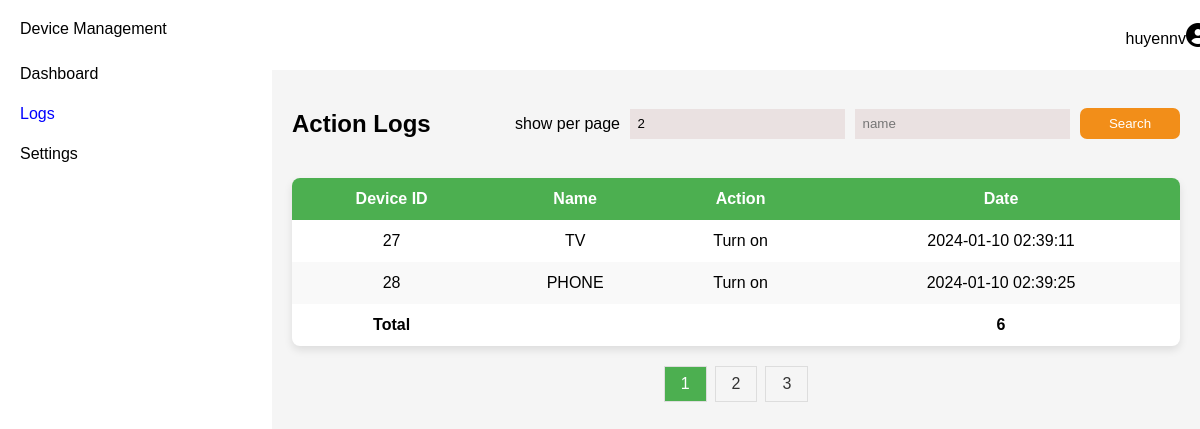
The page /views/dashboard.php?page=logs (signed in) on the database its author committed.
### tables this page shows
CREATE TABLE `logs` (
  `id` int(11) NOT NULL,
  `device_id` int(11) DEFAULT NULL,
  `name` varchar(255) NOT NULL,
  `action` varchar(255) DEFAULT 'Turn on',
  `date` timestamp NOT NULL DEFAULT current_timestamp()
);

### Controller/LogController.php (called while the page is built, shortened)
<?php
class LogController
{
    protected $logDb;
    public function __construct()
    {
        $db = new DBConnect();
        $this->logDb = new LogDB($db->connect());
    }
    public function getAllLogOfDevice($deviceIds, $keyword)
    {
        return $this->logDb->searchUserDeviceLogs($deviceIds, $keyword);
    }
}

### model/database/DBConnect.php (called while the page is built, shortened)
<?php
class DBConnect
{
    protected $host;
    protected $username;
    protected $password;
    protected $dbname;
    public function __construct()
    {
        $this->host = "localhost";
        $this->username = "root";
        $this->password = "";
        $this->dbname = "database";
    }
    public function connect()
    {
        try {
            $this->conn = new PDO("mysql:host=$this->host;dbname=$this->dbname", $this->username, $this->password);
            $this->conn->setAttribute(PDO::ATTR_ERRMODE, PDO::ERRMODE_EXCEPTION);
            return $this->conn;
        } catch (PDOException $e) {
            echo "Connection failed: " . $e->getMessage();
        }
    }
}

### model/log/LogDB.php (called while the page is built, shortened)
<?php
class LogDB
{
    protected $connect;
    public function __construct($connect)
    {
        $this->connect = $connect;
    }
    public function searchUserDeviceLogs($deviceIds, $name)
    {
        $device_ids_str = implode(",", $deviceIds);
        $logsQuery = "SELECT * FROM logs WHERE device_id IN ($device_ids_str) AND name LIKE '%$name%'";
        $logsResult = $this->connect->query($logsQuery);
        return $logsResult->fetchAll();
    }
}

### views/contentLogs.php (the view, shortened to what this page needs)
<?php
include '../Controller/LogController.php';
$deviceController = new DeviceController();
$logController = new LogController();
$user_id = $_SESSION['user_id'];
$devicesResult = $deviceController->getAllDevicesOfUser($user_id);
$deviceIds = [];
foreach ($devicesResult as $device) {
    array_push($deviceIds, $device->getDeviceId());
}
$searchTerm = isset($_GET['search']) ? $_GET['search'] : '';
$logsInfo = $logController->getAllLogOfDevice($deviceIds, $searchTerm);
$itemsPerPage = isset($_GET['show']) ? $_GET['show'] : 2;
$totalItems = count($logsInfo);
$totalPages = ceil($totalItems / $itemsPerPage);
$p_page = isset($_GET['p_page']) ? $_GET['p_page'] : 1;
$offset = ($p_page - 1) * $itemsPerPage;
$searchedDevices = array_slice($logsInfo, $offset, $itemsPerPage);
?>
<!DOCTYPE html>
<html lang="en">
<head>
</head>
<body>
    <div class="header-logs">
        <h2 class="title">
            Action Logs
        </h2>
        <div style="display: flex;">
            <form method="post" action="" style="display: flex; align-items:center;">
                <div style="margin-right: 10px;">
                    show per page
                </div>
                <input type="text" name="number" value="<?php echo $itemsPerPage; ?>" placeholder="number product">
                <input type="text" name="search" id="search" value="<?php echo $searchTerm; ?>" placeholder="name">
                <button type="submit">
                    Search
                </button>
            </form>
        </div>
    </div>
    <table>
        <thead>
            <tr>
                <th>Device ID</th>
                <th>Name</th>
                <th>Action</th>
                <th>Date</th>
            </tr>
        </thead>
        <tbody>
            <?php foreach ($searchedDevices as $device) : ?>
                <tr>
                    <td><?php echo $device['device_id']; ?></td>
                    <td><?php echo $device['name']; ?></td>
                    <td><?php echo $device['action']; ?></td>
                    <td><?php echo $device['date']; ?></td>
                </tr>
            <?php endforeach; ?>
            <tr>
                <td class="table-logs">
                    Total
                </td>
                <td></td>
                <td></td>
                <td class="table-logs">
                    <?php echo $totalItems; ?>
                </td>
            </tr>
        </tbody>
    </table>
    <div class="pagination">
        <?php for ($i = 1; $i <= $totalPages; $i++) : ?>
            <a href="?page=logs&p_page=<?php if ($searchTerm != '') {
                                            echo $i . "&search=" . $searchTerm;
                                        } else {
                                            echo $i;
                                        }  ?>" <?php echo ($i == $p_page) ? 'class="active"' : ''; ?>><?php echo $i; ?>
            </a>
        <?php endfor; ?>
    </div>
</body>
</html>

### views/dashboard.php (shortened to what this page needs)
<?php
include '../model/database/DBConnect.php';
include '../model/log/LogDB.php';
$username = $_SESSION['username'];
$page = isset($_GET['page']) ? $_GET['page'] : 'dashboard';
?>
<!DOCTYPE html>
<html lang="en">
<head>
    <link rel="stylesheet" href="dashboard.css">
</head>
<body>
    <div class="dashboard-container">
        <div class="sidebar">
            <div class="sidebar-item">Device Management
                <ul>
                    <li <?php echo ($page === 'dashboard') ? 'class="active"' : ''; ?>>
                        <a href="dashboard.php?page=dashboard">Dashboard</a>
                    </li>
                    <li <?php echo ($page === 'logs') ? 'class="active"' : ''; ?>>
                        <a href="dashboard.php?page=logs">Logs</a>
                    </li>
                    <li <?php echo ($page === 'settings') ? 'class="active"' : ''; ?>>
                        <a href="dashboard.php?page=settings">Settings</a>
                    </li>
                </ul>
            </div>
        </div>
        <div class="dashboard-right">
            <?php
            echo "<div class='header'>";
            echo "<div class='user-info'>";
            echo "<span class='username'>$username</span>";
            echo "<i class='fas fa-user-circle' style='font-size:24px'></i>";
            echo "</div>";
            echo "</div>";
            ?>
            <?php
            if (!empty($page)) {
                echo "<div class='content'>";
                switch ($page) {
                    case 'logs':
                        include __DIR__ . "/contentLogs.php";
                        break;
                }
                echo "</div>";
            }
            ?>
        </div>
    </div>
</body>
</html>

### views/dashboard.css (style rules this page uses)
body { font-family: Arial, sans-serif; background-color: white; margin: 0; height: 100vh; }
a { color: black; text-decoration: none; background-color: transparent; }
.dashboard-container { display: flex; height: 100vh; width: 100%; }
.sidebar { padding: 20px; height: 100vh; width: 20%; background-color: #fff; }
.sidebar ul { list-style: none; padding: 0; }
.sidebar ul li { height: 40px; line-height: 40px; }
.sidebar ul li a { text-decoration: none; color: black; }
.dashboard-right { width: 80%; height: 100%; }
.active a { color: blue !important; }
.header { background-color: #fff; padding: 10px; width: 100%; display: flex; justify-content: flex-end; height: 50px; align-items: center; }
.content { padding: 20px; background-color: #f5f5f5; min-height: calc(100vh - 50px); }
table { width: 100%; border-collapse: collapse; margin-top: 20px; box-shadow: 0 4px 8px rgba(0, 0, 0, 0.1); background-color: #fff; border-radius: 8px; overflow: hidden; }
thead tr th { text-align: center; }
th, td { padding: 12px; text-align: center; }
th { background-color: #4caf50; color: white; }
tr:nth-child(even) { background-color: #f9f9f9; }

### views/contentLogs.php (style rules this page uses)
.pagination { display: flex; justify-content: center; margin-top: 20px; }
.pagination a { padding: 8px 16px; margin: 0 4px; border: 1px solid #ddd; text-decoration: none; color: #333; }
.pagination a.active { background-color: #4CAF50; color: white; }
.header-logs { display: flex; justify-content: space-between; align-items: center; }
.header-logs input { padding: 7.5px; width: 200px; margin-right: 10px; background-color: #eae1e1; border: none; outline: none; }
.header-logs button { width: 100px; height: 31px; text-align: center; background-color: #f28e19; border-radius: 7px; border: none; color: #fff; }
.table-logs { font-weight: bold; }

### rows shown on the page
logs: device "27", name "TV", action "Turn on", date "2024-01-10 02:39:11"
logs: device "28", name "PHONE", action "Turn on", date "2024-01-10 02:39:25"

### other values the page prints
$username "huyennv"
$totalItems "6"
